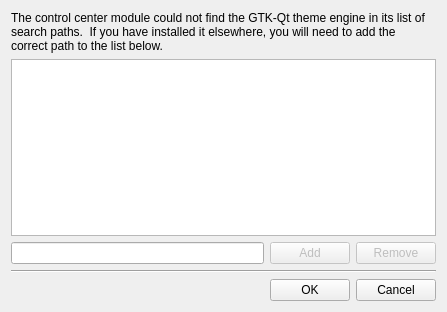
<ui version="4.0" >
 <class>SearchPaths</class>
 <widget class="QDialog" name="SearchPaths" >
  <property name="geometry" >
   <rect>
    <x>0</x>
    <y>0</y>
    <width>447</width>
    <height>312</height>
   </rect>
  </property>
  <property name="windowTitle" >
   <string>Change search paths</string>
  </property>
  <layout class="QVBoxLayout" >
   <item>
    <widget class="QLabel" name="textLabel1" >
     <property name="text" >
      <string>The control center module could not find the GTK-Qt theme engine in its list of search paths.  If you have installed it elsewhere, you will need to add the correct path to the list below.</string>
     </property>
     <property name="alignment" >
      <set>Qt::AlignVCenter</set>
     </property>
     <property name="wordWrap" >
      <bool>true</bool>
     </property>
    </widget>
   </item>
   <item>
    <widget class="QListView" name="searchPaths" />
   </item>
   <item>
    <layout class="QHBoxLayout" >
     <item>
      <widget class="QLineEdit" name="pathBox" />
     </item>
     <item>
      <widget class="QPushButton" name="addButton" >
       <property name="enabled" >
        <bool>false</bool>
       </property>
       <property name="text" >
        <string>Add</string>
       </property>
       <property name="default" >
        <bool>true</bool>
       </property>
      </widget>
     </item>
     <item>
      <widget class="QPushButton" name="removeButton" >
       <property name="enabled" >
        <bool>false</bool>
       </property>
       <property name="text" >
        <string>Remove</string>
       </property>
      </widget>
     </item>
    </layout>
   </item>
   <item>
    <widget class="Line" name="line1" >
     <property name="frameShape" >
      <enum>QFrame::HLine</enum>
     </property>
     <property name="frameShadow" >
      <enum>QFrame::Sunken</enum>
     </property>
    </widget>
   </item>
   <item>
    <widget class="QDialogButtonBox" name="buttonBox" >
     <property name="standardButtons" >
      <set>QDialogButtonBox::Cancel|QDialogButtonBox::NoButton|QDialogButtonBox::Ok</set>
     </property>
    </widget>
   </item>
  </layout>
 </widget>
 <layoutdefault spacing="6" margin="11" />
 <pixmapfunction>qPixmapFromMimeSource</pixmapfunction>
 <resources/>
 <connections>
  <connection>
   <sender>buttonBox</sender>
   <signal>accepted()</signal>
   <receiver>SearchPaths</receiver>
   <slot>accept()</slot>
   <hints>
    <hint type="sourcelabel" >
     <x>377</x>
     <y>283</y>
    </hint>
    <hint type="destinationlabel" >
     <x>419</x>
     <y>308</y>
    </hint>
   </hints>
  </connection>
  <connection>
   <sender>buttonBox</sender>
   <signal>rejected()</signal>
   <receiver>SearchPaths</receiver>
   <slot>reject()</slot>
   <hints>
    <hint type="sourcelabel" >
     <x>301</x>
     <y>291</y>
    </hint>
    <hint type="destinationlabel" >
     <x>302</x>
     <y>310</y>
    </hint>
   </hints>
  </connection>
 </connections>
</ui>
